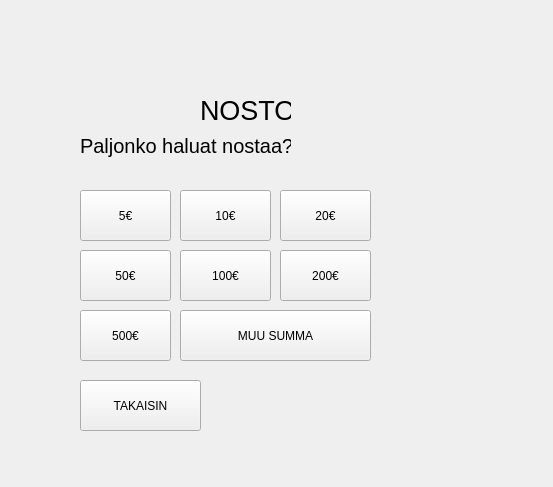
<?xml version="1.0" encoding="UTF-8"?>
<ui version="4.0">
 <class>nosto</class>
 <widget class="QWidget" name="nosto">
  <property name="geometry">
   <rect>
    <x>0</x>
    <y>0</y>
    <width>553</width>
    <height>487</height>
   </rect>
  </property>
  <property name="windowTitle">
   <string>Form</string>
  </property>
  <widget class="QLabel" name="no_label_otsikko">
   <property name="geometry">
    <rect>
     <x>200</x>
     <y>70</y>
     <width>91</width>
     <height>81</height>
    </rect>
   </property>
   <property name="font">
    <font>
     <pointsize>20</pointsize>
    </font>
   </property>
   <property name="text">
    <string>NOSTO</string>
   </property>
  </widget>
  <widget class="QLabel" name="no_label_emt">
   <property name="geometry">
    <rect>
     <x>80</x>
     <y>130</y>
     <width>211</width>
     <height>31</height>
    </rect>
   </property>
   <property name="font">
    <font>
     <pointsize>15</pointsize>
    </font>
   </property>
   <property name="text">
    <string>Paljonko haluat nostaa?</string>
   </property>
  </widget>
  <widget class="QPushButton" name="no_button_100">
   <property name="geometry">
    <rect>
     <x>180</x>
     <y>250</y>
     <width>91</width>
     <height>51</height>
    </rect>
   </property>
   <property name="text">
    <string>100€</string>
   </property>
  </widget>
  <widget class="QPushButton" name="no_button_MS">
   <property name="geometry">
    <rect>
     <x>180</x>
     <y>310</y>
     <width>191</width>
     <height>51</height>
    </rect>
   </property>
   <property name="text">
    <string>MUU SUMMA</string>
   </property>
  </widget>
  <widget class="QPushButton" name="no_button_50">
   <property name="geometry">
    <rect>
     <x>80</x>
     <y>250</y>
     <width>91</width>
     <height>51</height>
    </rect>
   </property>
   <property name="text">
    <string>50€</string>
   </property>
  </widget>
  <widget class="QPushButton" name="no_button_10">
   <property name="geometry">
    <rect>
     <x>180</x>
     <y>190</y>
     <width>91</width>
     <height>51</height>
    </rect>
   </property>
   <property name="text">
    <string>10€</string>
   </property>
  </widget>
  <widget class="QPushButton" name="no_button_20">
   <property name="geometry">
    <rect>
     <x>280</x>
     <y>190</y>
     <width>91</width>
     <height>51</height>
    </rect>
   </property>
   <property name="text">
    <string>20€</string>
   </property>
  </widget>
  <widget class="QPushButton" name="no_button_500">
   <property name="geometry">
    <rect>
     <x>80</x>
     <y>310</y>
     <width>91</width>
     <height>51</height>
    </rect>
   </property>
   <property name="text">
    <string>500€</string>
   </property>
  </widget>
  <widget class="QPushButton" name="no_button_5">
   <property name="geometry">
    <rect>
     <x>80</x>
     <y>190</y>
     <width>91</width>
     <height>51</height>
    </rect>
   </property>
   <property name="text">
    <string>5€</string>
   </property>
  </widget>
  <widget class="QPushButton" name="no_button_200">
   <property name="geometry">
    <rect>
     <x>280</x>
     <y>250</y>
     <width>91</width>
     <height>51</height>
    </rect>
   </property>
   <property name="text">
    <string>200€</string>
   </property>
  </widget>
  <widget class="QPushButton" name="no_button_takaisin">
   <property name="geometry">
    <rect>
     <x>80</x>
     <y>380</y>
     <width>121</width>
     <height>51</height>
    </rect>
   </property>
   <property name="text">
    <string>TAKAISIN</string>
   </property>
  </widget>
 </widget>
 <resources/>
 <connections/>
</ui>
